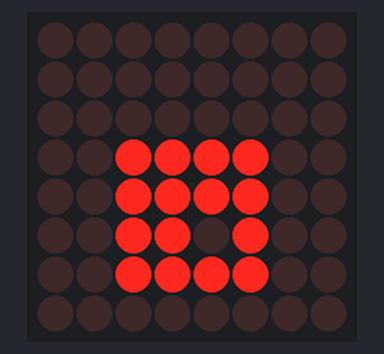
This sketch was run on a simulated Arduino Uno, built with avr-gcc and run on an emulated ATmega328P. Parts: 8×8 LED matrix.

Above: at 0.1 s.
At 1.6 s:
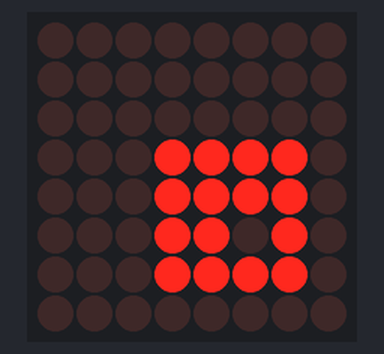
At 2.1 s:
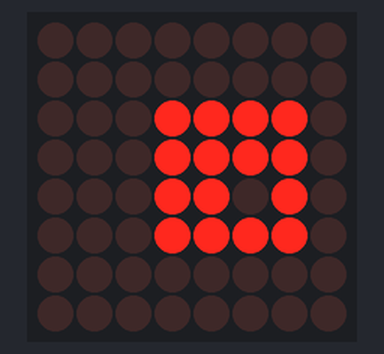
At 2.6 s:
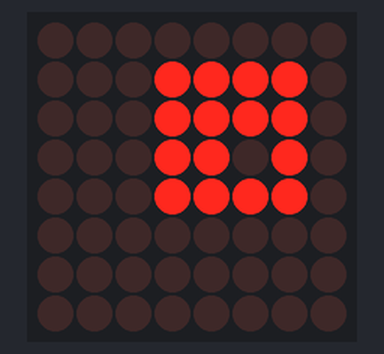
At 3.1 s:
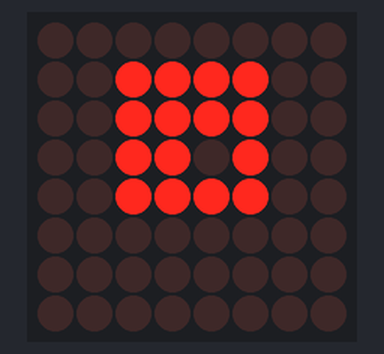

Measured:
- by itself, everything shown: repeats every 3.6 s, in 7 steps
- what the display in image 1 shows lasts 0.5 s, from 1.5 s to 2.0 s

The sketch:

MAXTest.ino
```cpp
//We always have to include the library
#include "LedControl.h"

/*
 Now we need a LedControl to work with.
 ***** These pin numbers will probably not work with your hardware *****
 pin 12 is connected to the DataIn ==chg to 4
 pin 11 is connected to the CLK ==chg to 2
 pin 10 is connected to LOAD ==chg to 3
 We have only a single MAX72XX. - if only 1 matrix is selected, will still control 2, but will be the same (OK?)
 */
LedControl lc=LedControl(4,2,3,1);

/* we always wait a bit between updates of the display */
unsigned long delaytime=500;

void setup() {
  /*
   The MAX72XX is in power-saving mode on startup,
   we have to do a wakeup call
   */
  lc.shutdown(0,false);
  /* Set the brightness to a medium values */
  lc.setIntensity(0,2);
  /* and clear the display */
  lc.clearDisplay(0);
}


void rows() {
  for(int row=0;row<8;row++) {
    delay(delaytime);
    lc.setRow(0,row,B10100000);
    delay(delaytime);
    lc.setRow(0,row,(byte)0);
    for(int i=0;i<row;i++) {
      delay(delaytime);
      lc.setRow(0,row,B10100000);
      delay(delaytime);
      lc.setRow(0,row,(byte)0);
    }
  }
}

/*
  This function lights up a some Leds in a column.
 The pattern will be repeated on every column.
 The pattern will blink along with the column-number.
 column number 4 (index==3) will blink 4 times etc.
 */
void columns() {
  for(int col=0;col<8;col++) {
    delay(delaytime);
    lc.setColumn(0,col,B10100000);
    delay(delaytime);
    lc.setColumn(0,col,(byte)0);
    for(int i=0;i<col;i++) {
      delay(delaytime);
      lc.setColumn(0,col,B10100000);
      delay(delaytime);
      lc.setColumn(0,col,(byte)0);
    }
  }
}

/*
 This function will light up every Led on the matrix.
 The led will blink along with the row-number.
 row number 4 (index==3) will blink 4 times etc.
 */
void single() {
  for(int row=0;row<8;row++) {
    for(int col=0;col<8;col++) {
      delay(delaytime);
      lc.setLed(0,row,col,true);
      lc.setLed(1,row,col,true);
      delay(delaytime);
      for(int i=0;i<col;i++) {
        lc.setLed(0,row,col,false);
        lc.setLed(1,row,col,false);
        delay(delaytime);
        lc.setLed(0,row,col,true);
        lc.setLed(1,row,col,true);
        delay(delaytime);
      }
    }
  }
}

  void lookCenter(){
  //look center
  lc.clearDisplay(0);
  lc.setColumn(0,2,B00111100);
  lc.setColumn(0,3,B00111100);
  lc.setColumn(0,4,B00110100);
  lc.setColumn(0,5,B00111100);
  }

  void lookLeft(){
  //look left
  lc.clearDisplay(0);
  lc.setColumn(0,2,B00011110);
  lc.setColumn(0,3,B00011110);
  lc.setColumn(0,4,B00011010);
  lc.setColumn(0,5,B00011110);
  delay(delaytime);
  }
  void lookUpLeft(){
  //look up left
  lc.clearDisplay(0);
  lc.setColumn(0,3,B00011110);
  lc.setColumn(0,4,B00011110);
  lc.setColumn(0,5,B00011010);
  lc.setColumn(0,6,B00011110);
  delay(delaytime);
  }
  void lookUpCenter(){
  //look up center
  lc.clearDisplay(0);
  lc.setColumn(0,3,B00111100);
  lc.setColumn(0,4,B00111100);
  lc.setColumn(0,5,B00110100);
  lc.setColumn(0,6,B00111100);
  delay(delaytime);
  }
  void lookUpRight(){
  lc.clearDisplay(0);
  lc.setColumn(0,3,B01111000);
  lc.setColumn(0,4,B01111000);
  lc.setColumn(0,5,B01101000);
  lc.setColumn(0,6,B01111000);
  delay(delaytime);
  }
  void lookRight(){
  //look right
  lc.clearDisplay(0);
  lc.setColumn(0,2,B01111000);
  lc.setColumn(0,3,B01111000);
  lc.setColumn(0,4,B01101000);
  lc.setColumn(0,5,B01111000);
  delay(delaytime);
  }
void loop(){
lookCenter();
lookLeft();
lookRight();
lookCenter();
lookLeft();
lookUpLeft();
lookUpCenter();
lookUpRight();
lookRight();

}
```
